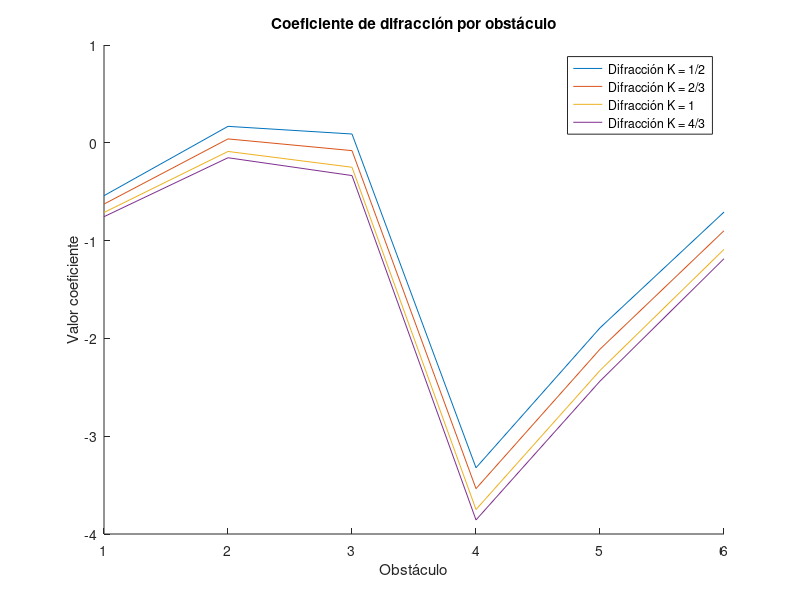

MATLAB code to generate this figure:
clear;close all;clc;

f      = 2.3e9;
c      = 3e8;
lambda = c/f;

% Alturas, distancia y radio en metros

d  = 20.09e3; %en Km
R0 = 6370e3;

e  = [796 800 803 799 735 760 788 805];
a  = [10 0 0 0 0 0 0 8];
d1 = [0 0.806e3 1.910e3 3.721e3 7.831e3 10.955e3 14.965e3 d];
d2 = d - d1;


K           = [0.5, 2/3 ,1, 4/3];
Re          = R0*K;
altura_rayo = ((e(end)+a(end)-e(1)-a(1))/d)*d1 + e(1)+a(1);
R1          = sqrt(lambda*d1.*d2/d); 

%Repito el código de Diego pero "K" es un vector, y por tanto "Re" tambien.

% -----------------------------------------------------------------------
% Esta parte elimina el primer y último elemento de los arrays, ya que se 
% corresponde con los valores de las torres y se obtienen valores que no se usan.
d1(:,1)   =[];
d1(:,end) =[];
e(:,1)    =[];
e(:,end)  =[];
R1(:,1)   =[];
R1(:,end) =[];
altura_rayo(:,1)   = [];
altura_rayo(:,end) = [];
% -----------------------------------------------------------------------
d2=d-d1;

numero_iteraciones    = size(Re);
columnas              = size(d1);
flecha_iterada        = zeros(numero_iteraciones(2),columnas(2));
despejamiento_iterado = zeros(numero_iteraciones(2),columnas(2));
uve_iterado           = zeros(numero_iteraciones(2),columnas(2));
Ldif_iterado          = zeros(numero_iteraciones(2),columnas(2));

figure(1);title("Coeficiente de difracción por obstáculo");
for iteracion=1:numero_iteraciones(2)    
    
    flecha_iterada(iteracion,:)        = (d1.*d2)/(2*Re(iteracion));
    
    despejamiento_iterado(iteracion,:) =  e + flecha_iterada(iteracion,:) - altura_rayo;
    
    uve_iterado(iteracion,:)           = sqrt(2)*despejamiento_iterado(iteracion,:)./R1

    Ldif_iterado(iteracion,:)          =  6.9 + 20*log10(sqrt((uve_iterado(iteracion,:)-0.1).^2 +1) + uve_iterado(iteracion,:)-0.1);
        
    hold on
    plot(uve_iterado(iteracion,:))
    xticks(1:6);
    hold off
    
end
ylabel("Valor coeficiente");xlabel("Obstáculo");
legend("Difracción K = 1/2","Difracción K = 2/3","Difracción K = 1","Difracción K = 4/3");

Distancia_IZQ =1910;
D1_IZQ = 806;
D2_IZQ = Distancia_IZQ - D1_IZQ;
e_IZQ            = e(1);

h2_IZQ = 803;
h1_IZQ = 796+10;

AlturaRayo_IZQ   = ((h2_IZQ-h1_IZQ)/Distancia_IZQ)*D1_IZQ + h1_IZQ;

for(iteracion=1:4)
    Flecha_IZQ(iteracion)  = (D1_IZQ*D2_IZQ)/(2*K(iteracion)*R0);
    Despejamiento_IZQ(iteracion)      = Flecha_IZQ(iteracion) + e_IZQ - AlturaRayo_IZQ;
end

Rfresnell_IZQ     = sqrt((lambda*D1_IZQ*D2_IZQ)/(D1_IZQ+D2_IZQ));

Difracc_IZQ       = sqrt(2)*(Despejamiento_IZQ/Rfresnell_IZQ)

%SUBVANO DRCH---------

Distancia_DRCH =18180;
D1_DRCH = 1811;
D2_DRCH= Distancia_DRCH - D1_DRCH;
e_DRCH            = 799;

h2_DRCH = 805+8;
h1_DRCH = 803;

AlturaRayo_DRCH   = ((h2_DRCH-h1_DRCH)/Distancia_DRCH)*D1_DRCH + h1_DRCH;

for(iteracion=1:4)
    Flecha_DRCH(iteracion)  = (D1_DRCH*D2_DRCH)/(2*K(iteracion)*R0);
    Despejamiento_DRCH(iteracion)      = Flecha_DRCH(iteracion) + e_DRCH-AlturaRayo_DRCH;
end

Rfresnell_DRCH     = sqrt((lambda*D1_DRCH*D2_DRCH)/(D1_DRCH+D2_DRCH));

Difracc_DRCH       = sqrt(2)*(Despejamiento_DRCH/Rfresnell_DRCH)

